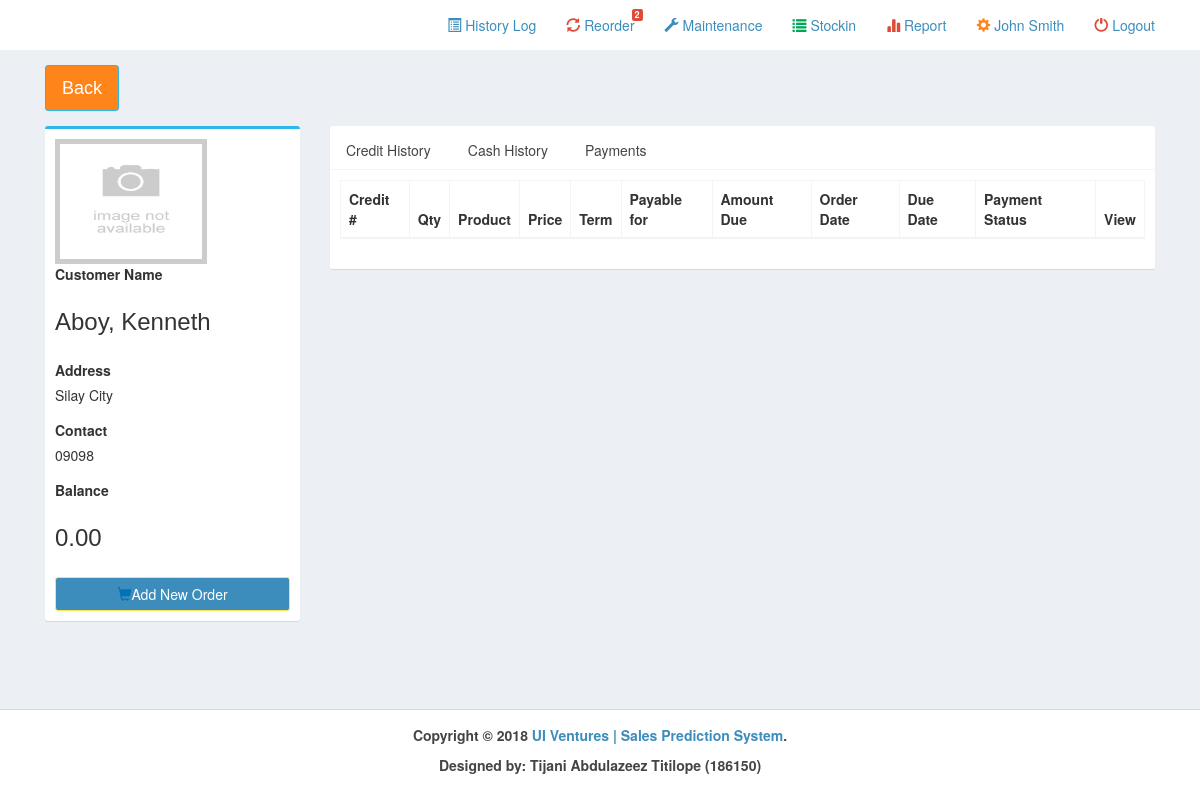
The page /pages/account_summary.php?cid=1 (signed in) on the database as committed earlier.
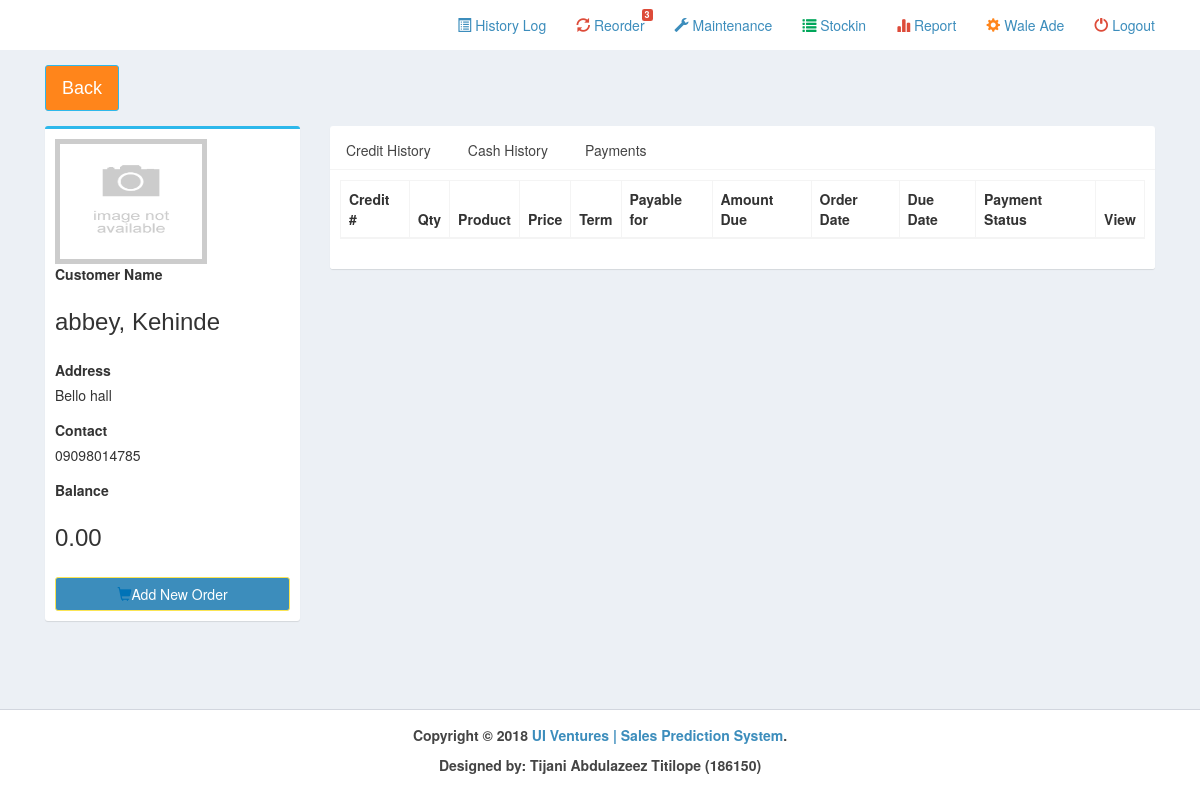
The same page on the database as committed later.
### tables this page shows
CREATE TABLE IF NOT EXISTS `customer` (
  `cust_id` int(11) NOT NULL AUTO_INCREMENT,
  `cust_first` varchar(50) NOT NULL,
  `cust_last` varchar(30) NOT NULL,
  `cust_address` varchar(100) NOT NULL,
  `cust_contact` varchar(30) NOT NULL,
  `balance` decimal(10,2) NOT NULL,
  `cust_pic` varchar(300) NOT NULL,
  `bday` date NOT NULL,
  `nickname` varchar(30) NOT NULL,
  `house_status` varchar(30) NOT NULL,
  `years` varchar(20) NOT NULL,
  `rent` varchar(10) NOT NULL,
  `emp_name` varchar(100) NOT NULL,
  `emp_no` varchar(30) NOT NULL,
  `emp_address` varchar(100) NOT NULL,
  `emp_year` varchar(10) NOT NULL,
  `occupation` varchar(30) NOT NULL,
  `salary` varchar(30) NOT NULL,
  `spouse` varchar(30) NOT NULL,
  `spouse_no` varchar(30) NOT NULL,
  `spouse_emp` varchar(50) NOT NULL,
  `spouse_details` varchar(100) NOT NULL,
  `spouse_income` decimal(10,2) NOT NULL,
  `comaker` varchar(30) NOT NULL,
  `comaker_details` varchar(100) NOT NULL,
  `branch_id` int(11) NOT NULL,
  `credit_status` varchar(10) NOT NULL,
  `ci_remarks` varchar(1000) NOT NULL,
  `ci_name` varchar(50) NOT NULL,
  `ci_date` date NOT NULL,
  `payslip` int(11) NOT NULL,
  `valid_id` int(11) NOT NULL,
  `cert` int(11) NOT NULL,
  `cedula` int(11) NOT NULL,
  `income` int(11) NOT NULL,
  PRIMARY KEY (`cust_id`)
);

### pages/account_summary.php (the view, shortened to what the changed rows need)
<!DOCTYPE html>
<html>
  <head>
    <link rel="stylesheet" href="../bootstrap/css/bootstrap.min.css">
    <link rel="stylesheet" href="../plugins/datatables/dataTables.bootstrap.css">
    <link rel="stylesheet" href="../dist/css/AdminLTE.min.css">
    <link rel="stylesheet" href="../plugins/select2/select2.min.css">
    <link rel="stylesheet" href="../dist/css/skins/_all-skins.min.css">
 </head>
  <body class="hold-transition skin-<?php echo $_SESSION['skin'];?> layout-top-nav">
    <div class="wrapper">
      <?php include('../dist/includes/header.php');
      include('../dist/includes/dbcon.php');
      ?>
      <div class="content-wrapper">
        <div class="container">
          <section class="content-header">
          <?php
          if(isset($_REQUEST['cid']))
            {
              $cid=$_REQUEST['cid'];
            }
            else
            {
            $cid=$_POST['cid'];
          }
          ?>
            <h1>
              <a class="btn btn-lg btn-warning" href="customer.php">Back</a>
            </h1>
          </section>
          <section class="content">
            <div class="row">
	      <div class="col-md-3">
              <div class="box box-primary">
                <div class="box-body">
                  <form method="post" action="" enctype="multipart/form-data">
		  <?php
		      $query=mysqli_query($con,"select * from customer where cust_id='$cid'")or die(mysqli_error());
			       $row=mysqli_fetch_array($query);
		  ?>
		    <img class = "profile_pic" src = "../dist/uploads/<?php echo $row['cust_pic'];?>">
                  <div class="form-group">
                    <label for="date">Customer Name</label>
                    <div class="input-group col-md-12">
                      <h3><?php echo $row['cust_last'].", ".$row['cust_first'];?></h3>
                    </div>
                  </div>
                  <div class="form-group">
                    <label for="date">Address</label>
                    <div class="input-group col-md-12">
                      <?php echo $row['cust_address'];?>
                    </div>
                  </div>
                  <div class="form-group">
                    <label for="date">Contact</label>
                    <div class="input-group col-md-12">
                      <?php echo $row['cust_contact'];?>
                    </div>
                  </div>
                  <div class="form-group">
                    <label for="date">Balance</label>
                    <div class="input-group col-md-12">
                      <h3><?php echo number_format($row['balance'],2);?></h3>
                    </div>
                  </div>
                  <a href="<?php if ($row['balance']<=0) echo "transaction.php?cid=$cid";?>" class="btn btn-block btn-primary">
                  <i class="glyphicon glyphicon-shopping-cart text-blue"></i>Add New Order</a>
				</form>
                </div>
              </div>
            </div>
            <div class="col-xs-9">
              <div class="nav-tabs-custom">
                <div class="tab-content">
                  <div class="tab-pane active" id="fa-icons">
                    <table id="" class="table table-bordered table-striped">
                  <thead>
                      <tr>
                        <th>Credit #</th>
                        <th>Qty</th>
                        <th>Product</th>
                        <th>Price</th>
                        <th>Term</th>
                        <th>Payable for</th>
                        <th>Amount Due</th>
                        <th>Order Date</th>
                        <th>Due Date</th>
                        <th>Payment Status</th>
                        <th>View</th>
                      </tr>
                    </thead>
                  </table>
                  </div>
                </div>
              </div>
            </div>
          </div>
          </section>
        </div>
      </div>
    </div>
  </body>
</html>

### dist/includes/header.php (shortened to what the changed rows need)
<?php
include('../dist/includes/dbcon.php');
$branch=$_SESSION['branch'];
?>
      <header class="main-header">
        <nav class="navbar navbar-static-top">
          <div class="container">
              <div class="navbar-custom-menu">
                <ul class="nav navbar-nav">
                  <li class="dropdown notifications-menu">
                    <a href="#" class="dropdown-toggle" data-toggle="dropdown">
                      <i class="glyphicon glyphicon-refresh text-red"></i> Reorder
                      <span class="label label-danger">
                      <?php
                      $query=mysqli_query($con,"select COUNT(*) as count from product where prod_qty<=reorder and branch_id='$branch'")or die(mysqli_error());
                			$row=mysqli_fetch_array($query);
                			echo $row['count'];
                			?>
                      </span>
                    </a>
                  </li>
				  <li class="">
                    <a href="profile.php" class="dropdown-toggle">
                      <i class="glyphicon glyphicon-cog text-orange"></i>
                      <?php echo $_SESSION['name'];?>
                    </a>
                  </li>
                </ul>
              </div>
          </div>
        </nav>
      </header>

Rows that differ between the two databases and show on the page:
changed customer: cust_last "Aboy" → "abbey"; cust_first "Kenneth" → "Kehinde"; cust_address "Silay City" → "Bello hall"; cust_contact "09098" → "09098014785"
Other text that changed with them:
$row['count']: "2" → "3"
$_SESSION['name']: "John Smith" → "Wale Ade"
